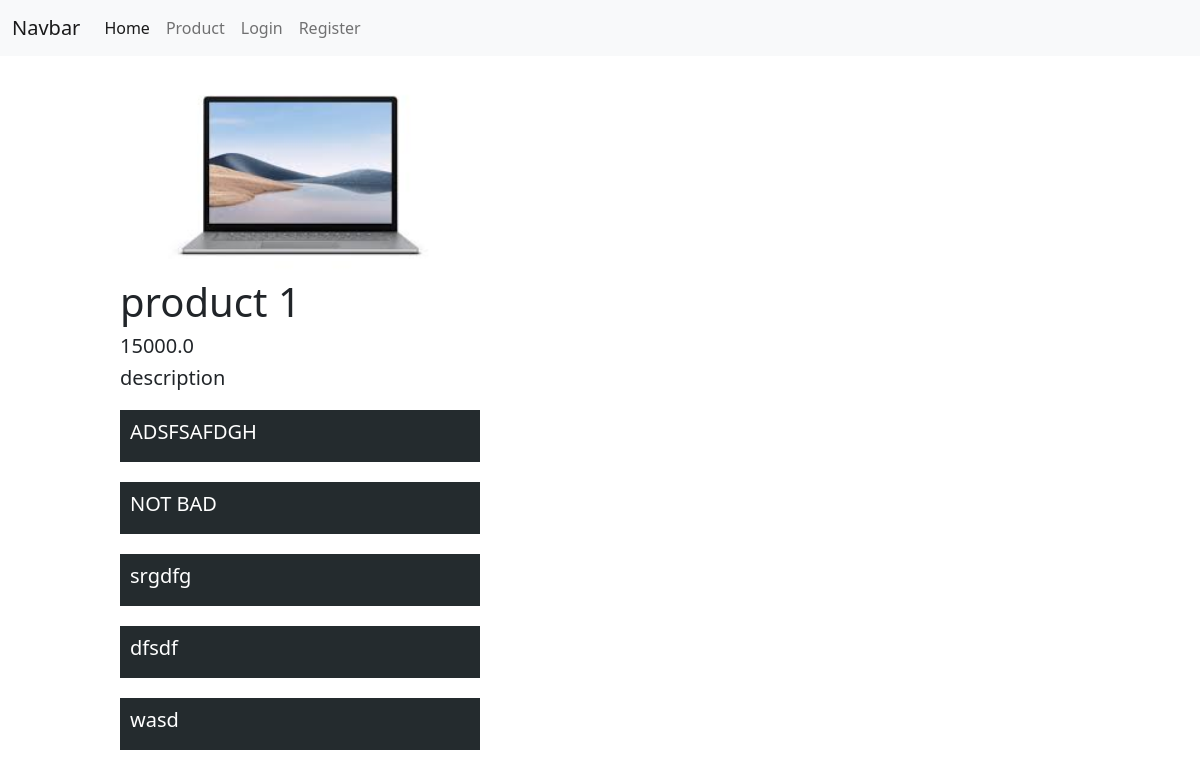
The page /products/1/ on the database its author committed.
### products/models.py (models this page shows, shortened)
class Product(models.Model):
    image = models.ImageField(null=True, blank=True)
    title = models.CharField(max_length=255)
    description = models.TextField()
    price = models.FloatField(default=0)

class Review(models.Model):
    text = models.CharField(max_length=256)
    product = models.ForeignKey(Product, on_delete=models.CASCADE)

### products/views.py (the view, shortened to what this page needs)
# urls.py: path('products/<int:id>/', product_detail_view),
def product_detail_view(request, id):
    if request.method == 'GET':
        product = Product.objects.get(id=id)
        context = {
            'product': product,
            'reviews': product.review_set.all(),
            'form': ReviewCreateForm,
        }
        return render(request, 'products/detail.html', context=context)

### templates/products/detail.html (shortened to what this page needs)
{% extends 'layouts/index.html' %}
{% load static %}
{% block content %}
    <div class="product_block">
        {% if product.image %}
            <img src="/media/{{ product.image }}" alt="">
        {% else %}
            <img src="{% static 'not_found.jpg' %}" alt="/">
        {% endif %}
        <h1>{{ product.title }}</h1>
        {% if product.price < 10000 %}
            <h5 class="card-price" style="color: #fa4040">{{ product.price }}</h5>
        {% else %}
            <h5 class="card-price">{{ product.price }}</h5>
        {% endif %}
        <h5>{{ product.description }}</h5>
        <div class="reviews">
            {% for review in reviews %}
                <div class="review_block">
                    <h5>{{ review.text }}</h5>
                </div>
            {% endfor %}
        </div>
    </div>
{% endblock %}

### templates/products/detail.html (style rules this page uses)
.product_block { width: 30%; margin-left: 10%; margin-top: 20px; }
.product_block > img { width: 100%; }
.review_block { padding: 10px; color: #ffffff; background: #242b2e; margin-top: 20px; }

### rows shown on the page
Product: image (picture), title "product 1", price "15000.0", description "description"
Review: text "ADSFSAFDGH"
Review: text "NOT BAD"
Review: text "srgdfg"
Review: text "dfsdf"
Review: text "wasd"
